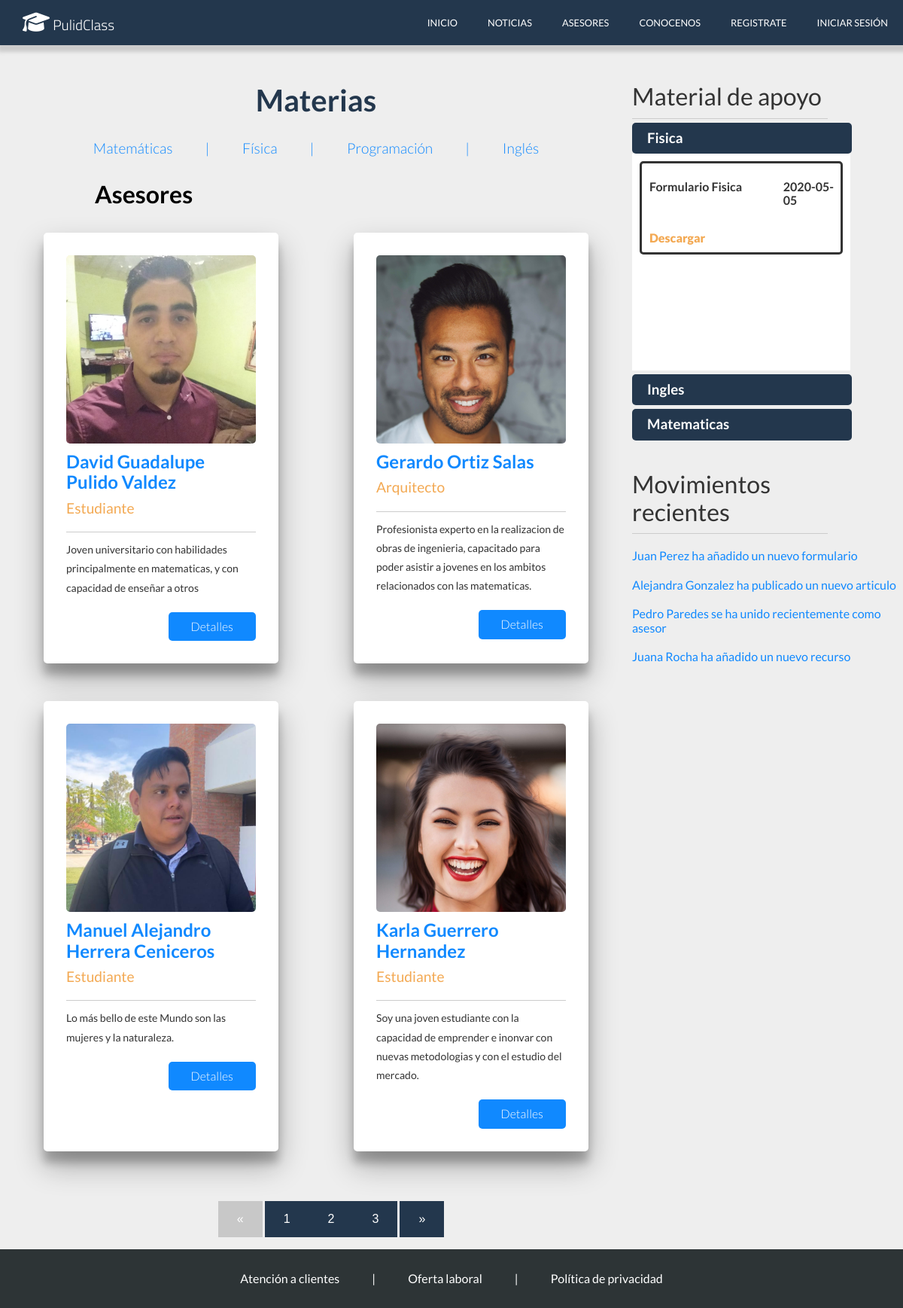
The app's page /asesores.php, older data.
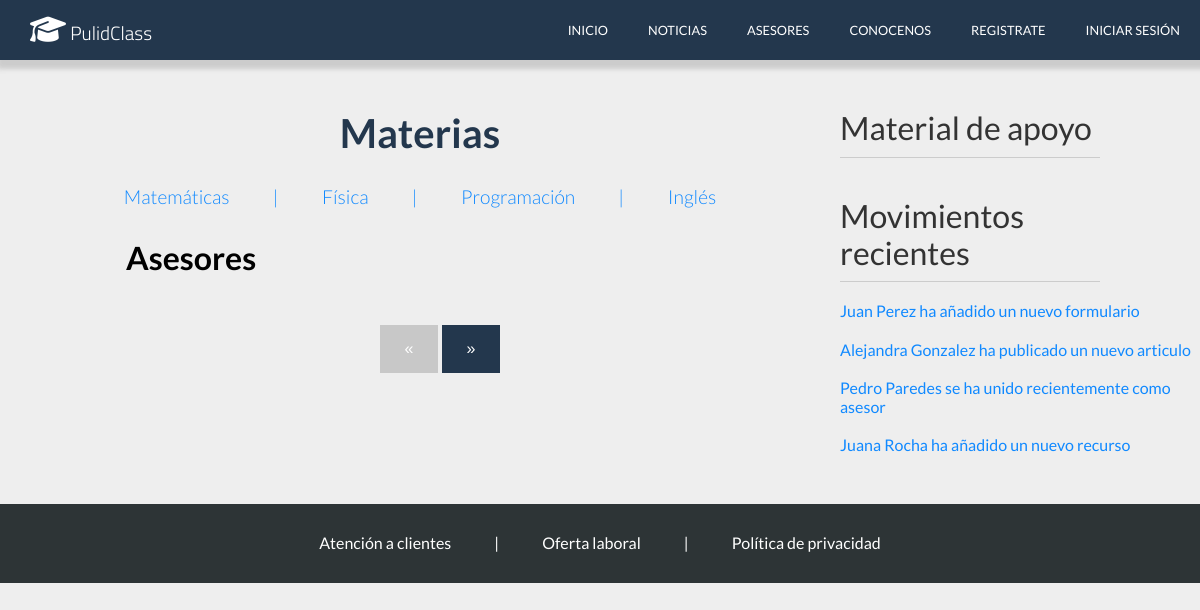
The same page, newer data.
### tables this page shows
CREATE TABLE `asesor` (
  `Id_Asesor` int(11) NOT NULL AUTO_INCREMENT,
  `Nombre_Usuario` varchar(30) NOT NULL,
  `Edad` int(11) DEFAULT NULL,
  `Grado_Estudios` varchar(40) DEFAULT NULL,
  `Nombres` varchar(50) DEFAULT NULL,
  `A_Paterno` varchar(30) DEFAULT NULL,
  `A_Materno` varchar(30) DEFAULT NULL,
  `Ocupacion` varchar(50) DEFAULT NULL,
  `Descripcion` varchar(250) DEFAULT NULL,
  `Correo` varchar(70) DEFAULT NULL,
  `Telefono` varchar(16) DEFAULT NULL,
  `Foto` text,
  PRIMARY KEY (`Id_Asesor`)
);

CREATE TABLE `material` (
  `Id_Material` int(11) NOT NULL AUTO_INCREMENT,
  `Correo` varchar(70) DEFAULT NULL,
  `Titulo` varchar(50) DEFAULT NULL,
  `Fecha` date DEFAULT NULL,
  `Materia` varchar(70) DEFAULT NULL,
  `Documento` text,
  `asesor_Id_Asesor` int(11) NOT NULL,
  PRIMARY KEY (`Id_Material`),
  KEY `material_ibfk_1` (`Correo`),
  KEY `fk_material_asesor1_idx` (`asesor_Id_Asesor`),
  CONSTRAINT `fk_material_asesor1` FOREIGN KEY (`asesor_Id_Asesor`) REFERENCES `asesor` (`Id_Asesor`) ON DELETE NO ACTION ON UPDATE NO ACTION
);

### asesores.php (called while the page is built)
<?php session_start();
    require('conexion.php');
    $statement = $conexion->prepare('SELECT DISTINCT Materia FROM material');
    $statement->execute();
    $materias=$statement->fetchAll();
    $statement = $conexion->prepare('SELECT * FROM Asesor');
    $statement->execute();
    $asesores=$statement->fetchAll();
    $pagina = isset($_GET['pagina']) ? (int)$_GET['pagina'] : 1;
    $postPorPagina = 4;
    $inicio = ($pagina > 1) ? ($pagina * $postPorPagina - $postPorPagina) : 0 ;
    $asesores_page = $conexion->prepare("SELECT SQL_CALC_FOUND_ROWS * FROM asesor LIMIT $inicio, $postPorPagina");
    $asesores_page->execute();
    $asesores_page= $asesores_page->fetchAll();
    $totalAsesores = $conexion->query('SELECT FOUND_ROWS() as total');
    $totalAsesores = $totalAsesores->fetch()['total'];
    $numeroPaginas = ceil($totalAsesores / $postPorPagina);
    require('views/asesores.view.php');
?>

### views/asesores.view.php (the view, shortened to what this page needs)
<!DOCTYPE html>
<html lang="en">
<head>
    <link rel="stylesheet" href="css/normalize.css">
    <link rel="stylesheet" href="css/asesores/estilos.css">
</head>
<body>
    <header>
        <div class="menu">
            <div class="logo">
                <a href="index.php"><h2 class="page-name"><i class="fas fa-graduation-cap"></i> PulidClass</h2></a>
            </div>
            <nav>
                <a href="index.php">Inicio</a>
                <a href="noticias.php">Noticias</a>
                <a href="asesores.php">Asesores</a>
                <a href="conocenos.php">Conocenos</a>
                <?php if(isset($_SESSION['cliente'])): ?>
                    <a href="perfil.php">Perfil</a>
                    <a href="logout.php">Cerrar Sesión</a>
                <?php elseif(isset($_SESSION['admin'])): ?>
                    <a href="admin.php">Perfil</a>
                    <a href="logout.php">Cerrar Sesión</a>
                <?php elseif(isset($_SESSION['asesor'])): ?>
                    <a href="perfil_asesor.php">Perfil</a>
                    <a href="logout.php">Cerrar Sesión</a>
                <?php else: ?>
                    <a href="register.php">Registrate</a>
                    <a href="login.php">Iniciar Sesión</a>
                <?php endif; ?>
            </nav>
        </div>
    <main>
        <div class="asesores">
            <div class="filtrado">
                <h3 class="titulo">Materias</h3>
                <a href="#">Matemáticas</a>
                <a href="#" class="separador"> | </a>
                <a href="#">Física</a>
                <a href="#" class="separador"> | </a>
                <a href="#">Programación</a>
                <a href="#" class="separador"> | </a>
                <a href="#">Inglés</a>
            </div>
            <div class="grid">
                <div class="titulo">
                    <h3>Asesores</h3>
                </div>
                <?php
                    foreach($asesores_page as $asesor){
                    $nombre=$asesor['Nombres']." ".$asesor['A_Paterno']." ".$asesor['A_Materno'];
                    $ocupacion=$asesor['Ocupacion'];
                    $descripcion=$asesor['Descripcion'];
                    $foto=$asesor['Foto'];
                ?>
                <div class="asesor">
                    <form enctype="multipart/form-data" action="asesor.php" method="GET">
                        <div class="foto">
                            <img src="<?php echo $foto?>" alt="">
                        </div>
                        <p class="nombre"><?php echo $nombre ?></p>
                        <p class="ocupacion"><?php echo $ocupacion ?></p>
                        <p class="descripcion"><?php echo $descripcion ?></p>
                        <input type="submit" value="Detalles">
                    </form>
                </div>
                <?php
                }
                ?>
            </div>
            <div class="paginacion">
                    <ul>
                        <?php if($pagina == 1): ?>
                            <li class="disabled">&laquo;</li>
                        <?php else: ?>
                            <li><a href="?pagina=<?php echo $pagina - 1 ?>">&laquo;</a></li>
                        <?php endif; ?>
                        <?php
                            for($i = 1; $i <= $numeroPaginas; $i++){
                                if ($pagina === $i) {
                                    echo "<li class='active'><a href='?pagina=$i'>$i</a></li>";
                                } else {
                                    echo "<li><a href='?pagina=$i'>$i</a></li>";
                                }
                            }
                        ?>
                        <?php if($pagina == $numeroPaginas): ?>
                            <li class="disabled">&raquo;</li>
                        <?php else: ?>
                            <li><a href="?pagina=<?php echo $pagina + 1 ?>">&raquo;</a></li>
                        <?php endif; ?>
                    </ul>
            </div>
        </div>
        <div class="recursos">
        <h2>Material de apoyo</h2>
            <div class="materiales">
                <?php
                    foreach($materias as $materia){
                ?>
                <h3 class="materia"><?php echo $materia['Materia']?></h3>
                <div class="material">
                    <?php
                        $statement = $conexion->prepare('SELECT Titulo, Fecha, Documento FROM material WHERE materia=:materia');
                        $statement->execute(array(':materia' => $materia['Materia']));
                        $datos_materia=$statement->fetchAll();
                        foreach($datos_materia as $dato_materia){
                    ?>
                        <div class="contenedor">
                            <div class="principal">
                                <div class="titulo">
                                    <h4><?php echo $dato_materia['Titulo']?></h4>
                                </div>
                                <div class="fecha">
                                    <h4><?php echo $dato_materia['Fecha']?></h4>
                                </div>
                            </div>
                            <div class="secundario">
                                <div class="download">
                                    <a href="<?php echo $dato_materia['Documento']?>" download="<?php echo $dato_materia['Documento']?>">Descargar</a>
                                </div>
                            </div>
                        </div>
                        <?php }?>
                </div>
                <?php
                }?>
            </div>
            <div class="movimientos">
                <h3>Movimientos recientes</h3>
                <a href="#">Juan Perez ha añadido un nuevo formulario</a>
                <a href="#">Alejandra Gonzalez ha publicado un nuevo articulo</a>
                <a href="#">Pedro Paredes se ha unido recientemente como asesor</a>
                <a href="">Juana Rocha ha añadido un nuevo recurso</a>
            </div>
        </div>
    </main>
    <footer>
    <div class="info">
            <a href="#">Atención a clientes</a>
            <a href="#" class="separador"> | </a>
            <a href="#">Oferta laboral</a>
            <a href="#" class="separador"> | </a>
            <a href="politicas.php">Política de privacidad</a>
        </div>
    </footer>
</body>
</html>

Row changes from the older to the newer data that the page shows:
removed asesor: Foto (picture), nombre "David Guadalupe Pulido Valdez", Ocupacion "Estudiante", Descripcion "Joven universitario con habilidades principalmente en matematicas, y con capacidad de enseñar a otros"
removed asesor: Foto (picture), nombre "Gerardo Ortiz Salas", Ocupacion "Arquitecto", Descripcion "Profesionista experto en la realizacion de obras de ingenieria, capacitado para poder asistir a jovenes en los ambitos relacionados con las matematicas."
removed asesor: Foto (picture), nombre "Manuel Alejandro Herrera Ceniceros", Ocupacion "Estudiante", Descripcion "Lo más bello de este Mundo son las mujeres y la naturaleza."
removed asesor: Foto (picture), nombre "Karla Guerrero Hernandez", Ocupacion "Estudiante", Descripcion "Soy una joven estudiante con la capacidad de emprender e inonvar con nuevas metodologias y con el estudio del mercado."
removed material: Titulo "Formulario Fisica", Fecha "2020-05-05"
Text that changed along with them:
list line gone: "1"
list line gone: "2"
list line gone: "3"
list line gone: "Fisica"
list line gone: "Ingles"
list line gone: "Matematicas"
